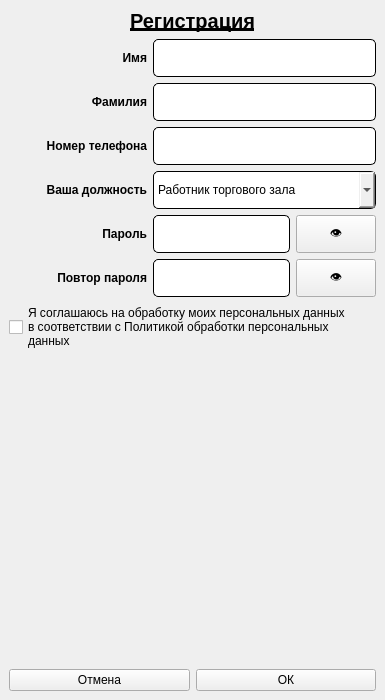
<?xml version="1.0" encoding="UTF-8"?>
<ui version="4.0">
 <class>RegWindow</class>
 <widget class="QMainWindow" name="RegWindow">
  <property name="geometry">
   <rect>
    <x>0</x>
    <y>0</y>
    <width>385</width>
    <height>700</height>
   </rect>
  </property>
  <property name="sizePolicy">
   <sizepolicy hsizetype="Expanding" vsizetype="Expanding">
    <horstretch>0</horstretch>
    <verstretch>0</verstretch>
   </sizepolicy>
  </property>
  <property name="windowTitle">
   <string>Регистрация</string>
  </property>
  <property name="unifiedTitleAndToolBarOnMac">
   <bool>false</bool>
  </property>
  <widget class="QWidget" name="centralwidget">
   <layout class="QVBoxLayout" name="verticalLayout">
    <item>
     <widget class="QLabel" name="label_reg">
      <property name="font">
       <font>
        <pointsize>15</pointsize>
        <weight>75</weight>
        <bold>true</bold>
        <underline>true</underline>
       </font>
      </property>
      <property name="text">
       <string>Регистрация</string>
      </property>
      <property name="alignment">
       <set>Qt::AlignCenter</set>
      </property>
     </widget>
    </item>
    <item>
     <layout class="QGridLayout" name="gridLayout">
      <property name="sizeConstraint">
       <enum>QLayout::SetMinimumSize</enum>
      </property>
      <item row="2" column="0">
       <widget class="QLabel" name="label_phone">
        <property name="sizePolicy">
         <sizepolicy hsizetype="Expanding" vsizetype="Expanding">
          <horstretch>0</horstretch>
          <verstretch>0</verstretch>
         </sizepolicy>
        </property>
        <property name="font">
         <font>
          <weight>75</weight>
          <bold>true</bold>
         </font>
        </property>
        <property name="text">
         <string>Номер телефона</string>
        </property>
        <property name="alignment">
         <set>Qt::AlignRight|Qt::AlignTrailing|Qt::AlignVCenter</set>
        </property>
       </widget>
      </item>
      <item row="4" column="1">
       <widget class="QLineEdit" name="lineEdit_password">
        <property name="sizePolicy">
         <sizepolicy hsizetype="Expanding" vsizetype="Expanding">
          <horstretch>0</horstretch>
          <verstretch>0</verstretch>
         </sizepolicy>
        </property>
        <property name="styleSheet">
         <string notr="true">QLineEdit {
    border-width: 1px;
    border-style: solid;
    border-radius: 5px;
}</string>
        </property>
       </widget>
      </item>
      <item row="3" column="0">
       <widget class="QLabel" name="label_role">
        <property name="sizePolicy">
         <sizepolicy hsizetype="Expanding" vsizetype="Expanding">
          <horstretch>0</horstretch>
          <verstretch>0</verstretch>
         </sizepolicy>
        </property>
        <property name="font">
         <font>
          <weight>75</weight>
          <bold>true</bold>
         </font>
        </property>
        <property name="text">
         <string>Ваша должность</string>
        </property>
        <property name="alignment">
         <set>Qt::AlignRight|Qt::AlignTrailing|Qt::AlignVCenter</set>
        </property>
       </widget>
      </item>
      <item row="4" column="2">
       <widget class="QPushButton" name="pushButton_show">
        <property name="sizePolicy">
         <sizepolicy hsizetype="Fixed" vsizetype="Minimum">
          <horstretch>0</horstretch>
          <verstretch>0</verstretch>
         </sizepolicy>
        </property>
        <property name="text">
         <string>👁</string>
        </property>
       </widget>
      </item>
      <item row="1" column="0">
       <widget class="QLabel" name="label_surname">
        <property name="sizePolicy">
         <sizepolicy hsizetype="Expanding" vsizetype="Expanding">
          <horstretch>0</horstretch>
          <verstretch>0</verstretch>
         </sizepolicy>
        </property>
        <property name="font">
         <font>
          <weight>75</weight>
          <bold>true</bold>
         </font>
        </property>
        <property name="text">
         <string>Фамилия</string>
        </property>
        <property name="alignment">
         <set>Qt::AlignRight|Qt::AlignTrailing|Qt::AlignVCenter</set>
        </property>
       </widget>
      </item>
      <item row="4" column="0">
       <widget class="QLabel" name="label_password">
        <property name="sizePolicy">
         <sizepolicy hsizetype="Expanding" vsizetype="Expanding">
          <horstretch>0</horstretch>
          <verstretch>0</verstretch>
         </sizepolicy>
        </property>
        <property name="font">
         <font>
          <weight>75</weight>
          <bold>true</bold>
         </font>
        </property>
        <property name="text">
         <string>Пароль</string>
        </property>
        <property name="alignment">
         <set>Qt::AlignRight|Qt::AlignTrailing|Qt::AlignVCenter</set>
        </property>
       </widget>
      </item>
      <item row="3" column="1" colspan="2">
       <widget class="QComboBox" name="comboBox_role">
        <property name="sizePolicy">
         <sizepolicy hsizetype="Expanding" vsizetype="Expanding">
          <horstretch>0</horstretch>
          <verstretch>0</verstretch>
         </sizepolicy>
        </property>
        <property name="styleSheet">
         <string notr="true">QComboBox {
    border-width: 1px;
    border-style: solid;
    border-radius: 5px;
}</string>
        </property>
        <item>
         <property name="text">
          <string>Работник торгового зала</string>
         </property>
        </item>
        <item>
         <property name="text">
          <string>Продавец-кассир</string>
         </property>
        </item>
        <item>
         <property name="text">
          <string>Администратор</string>
         </property>
        </item>
       </widget>
      </item>
      <item row="0" column="0">
       <widget class="QLabel" name="label_name">
        <property name="sizePolicy">
         <sizepolicy hsizetype="Expanding" vsizetype="Expanding">
          <horstretch>0</horstretch>
          <verstretch>0</verstretch>
         </sizepolicy>
        </property>
        <property name="font">
         <font>
          <weight>75</weight>
          <bold>true</bold>
         </font>
        </property>
        <property name="text">
         <string>Имя</string>
        </property>
        <property name="alignment">
         <set>Qt::AlignRight|Qt::AlignTrailing|Qt::AlignVCenter</set>
        </property>
       </widget>
      </item>
      <item row="2" column="1" colspan="2">
       <widget class="QLineEdit" name="lineEdit_phone">
        <property name="sizePolicy">
         <sizepolicy hsizetype="Expanding" vsizetype="Expanding">
          <horstretch>0</horstretch>
          <verstretch>0</verstretch>
         </sizepolicy>
        </property>
        <property name="styleSheet">
         <string notr="true">QLineEdit {
    border-width: 1px;
    border-style: solid;
    border-radius: 5px;
}</string>
        </property>
       </widget>
      </item>
      <item row="1" column="1" colspan="2">
       <widget class="QLineEdit" name="lineEdit_surname">
        <property name="sizePolicy">
         <sizepolicy hsizetype="Expanding" vsizetype="Expanding">
          <horstretch>0</horstretch>
          <verstretch>0</verstretch>
         </sizepolicy>
        </property>
        <property name="styleSheet">
         <string notr="true">QLineEdit {
    border-width: 1px;
    border-style: solid;
    border-radius: 5px;
}</string>
        </property>
       </widget>
      </item>
      <item row="0" column="1" colspan="2">
       <widget class="QLineEdit" name="lineEdit_name">
        <property name="sizePolicy">
         <sizepolicy hsizetype="Expanding" vsizetype="Expanding">
          <horstretch>0</horstretch>
          <verstretch>0</verstretch>
         </sizepolicy>
        </property>
        <property name="styleSheet">
         <string notr="true">QLineEdit {
    border-width: 1px;
    border-style: solid;
    border-radius: 5px;
}</string>
        </property>
       </widget>
      </item>
      <item row="5" column="0">
       <widget class="QLabel" name="label_rep_password">
        <property name="sizePolicy">
         <sizepolicy hsizetype="Expanding" vsizetype="Expanding">
          <horstretch>0</horstretch>
          <verstretch>0</verstretch>
         </sizepolicy>
        </property>
        <property name="font">
         <font>
          <weight>75</weight>
          <bold>true</bold>
         </font>
        </property>
        <property name="text">
         <string>Повтор пароля</string>
        </property>
        <property name="alignment">
         <set>Qt::AlignRight|Qt::AlignTrailing|Qt::AlignVCenter</set>
        </property>
       </widget>
      </item>
      <item row="5" column="2">
       <widget class="QPushButton" name="pushButton_show_rep">
        <property name="sizePolicy">
         <sizepolicy hsizetype="Fixed" vsizetype="Minimum">
          <horstretch>0</horstretch>
          <verstretch>0</verstretch>
         </sizepolicy>
        </property>
        <property name="text">
         <string>👁</string>
        </property>
       </widget>
      </item>
      <item row="5" column="1">
       <widget class="QLineEdit" name="lineEdit_rep_password">
        <property name="sizePolicy">
         <sizepolicy hsizetype="Expanding" vsizetype="Expanding">
          <horstretch>0</horstretch>
          <verstretch>0</verstretch>
         </sizepolicy>
        </property>
        <property name="styleSheet">
         <string notr="true">QLineEdit {
    border-width: 1px;
    border-style: solid;
    border-radius: 5px;
}</string>
        </property>
       </widget>
      </item>
      <item row="6" column="0" colspan="3">
       <widget class="QCheckBox" name="checkBox">
        <property name="text">
         <string>Я соглашаюсь на обработку моих персональных данных 
в соответствии с Политикой обработки персональных 
данных</string>
        </property>
       </widget>
      </item>
     </layout>
    </item>
    <item>
     <spacer name="verticalSpacer">
      <property name="orientation">
       <enum>Qt::Vertical</enum>
      </property>
      <property name="sizeHint" stdset="0">
       <size>
        <width>20</width>
        <height>298</height>
       </size>
      </property>
     </spacer>
    </item>
    <item>
     <layout class="QHBoxLayout" name="horizontalLayout">
      <item>
       <widget class="QPushButton" name="pushButton_Cancel">
        <property name="text">
         <string>Отмена</string>
        </property>
       </widget>
      </item>
      <item>
       <widget class="QPushButton" name="pushButton_Ok">
        <property name="text">
         <string>ОК</string>
        </property>
       </widget>
      </item>
     </layout>
    </item>
   </layout>
  </widget>
 </widget>
 <resources/>
 <connections/>
</ui>
